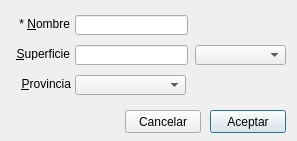
<?xml version="1.0" encoding="UTF-8"?>
<ui version="4.0">
 <class>Dialog</class>
 <widget class="QDialog" name="Dialog">
  <property name="geometry">
   <rect>
    <x>0</x>
    <y>0</y>
    <width>297</width>
    <height>141</height>
   </rect>
  </property>
  <property name="windowTitle">
   <string>Dialog</string>
  </property>
  <widget class="ComboTabla" name="cboTipoDeEntrada">
   <property name="geometry">
    <rect>
     <x>195</x>
     <y>45</y>
     <width>91</width>
     <height>20</height>
    </rect>
   </property>
  </widget>
  <widget class="QLabel" name="lblTipoDeEntrada">
   <property name="geometry">
    <rect>
     <x>14</x>
     <y>47</y>
     <width>56</width>
     <height>13</height>
    </rect>
   </property>
   <property name="text">
    <string>&amp;Superficie</string>
   </property>
   <property name="alignment">
    <set>Qt::AlignRight|Qt::AlignTrailing|Qt::AlignVCenter</set>
   </property>
   <property name="buddy">
    <cstring>cboTipoDeEntrada</cstring>
   </property>
  </widget>
  <widget class="QPushButton" name="btnCancel">
   <property name="geometry">
    <rect>
     <x>125</x>
     <y>110</y>
     <width>76</width>
     <height>23</height>
    </rect>
   </property>
   <property name="text">
    <string>Cancelar</string>
   </property>
  </widget>
  <widget class="QPushButton" name="btnOk">
   <property name="geometry">
    <rect>
     <x>210</x>
     <y>110</y>
     <width>76</width>
     <height>23</height>
    </rect>
   </property>
   <property name="text">
    <string>Aceptar</string>
   </property>
   <property name="default">
    <bool>true</bool>
   </property>
  </widget>
  <widget class="QLineEdit" name="lineEdit">
   <property name="geometry">
    <rect>
     <x>75</x>
     <y>15</y>
     <width>113</width>
     <height>20</height>
    </rect>
   </property>
  </widget>
  <widget class="QLabel" name="lblTipoDeEntrada_2">
   <property name="geometry">
    <rect>
     <x>14</x>
     <y>17</y>
     <width>56</width>
     <height>13</height>
    </rect>
   </property>
   <property name="text">
    <string>* &amp;Nombre</string>
   </property>
   <property name="alignment">
    <set>Qt::AlignRight|Qt::AlignTrailing|Qt::AlignVCenter</set>
   </property>
   <property name="buddy">
    <cstring>cboTipoDeEntrada</cstring>
   </property>
  </widget>
  <widget class="QLineEdit" name="lineEdit_2">
   <property name="geometry">
    <rect>
     <x>75</x>
     <y>45</y>
     <width>113</width>
     <height>20</height>
    </rect>
   </property>
  </widget>
  <widget class="ComboTabla" name="cboTipoDeEntrada_2">
   <property name="geometry">
    <rect>
     <x>75</x>
     <y>75</y>
     <width>111</width>
     <height>20</height>
    </rect>
   </property>
  </widget>
  <widget class="QLabel" name="lblTipoDeEntrada_3">
   <property name="geometry">
    <rect>
     <x>15</x>
     <y>77</y>
     <width>56</width>
     <height>13</height>
    </rect>
   </property>
   <property name="text">
    <string>&amp;Provincia</string>
   </property>
   <property name="alignment">
    <set>Qt::AlignRight|Qt::AlignTrailing|Qt::AlignVCenter</set>
   </property>
   <property name="buddy">
    <cstring>cboTipoDeEntrada</cstring>
   </property>
  </widget>
 </widget>
 <customwidgets>
  <customwidget>
   <class>ComboTabla</class>
   <extends>QComboBox</extends>
   <header>comboTabla</header>
  </customwidget>
 </customwidgets>
 <resources/>
 <connections/>
</ui>
